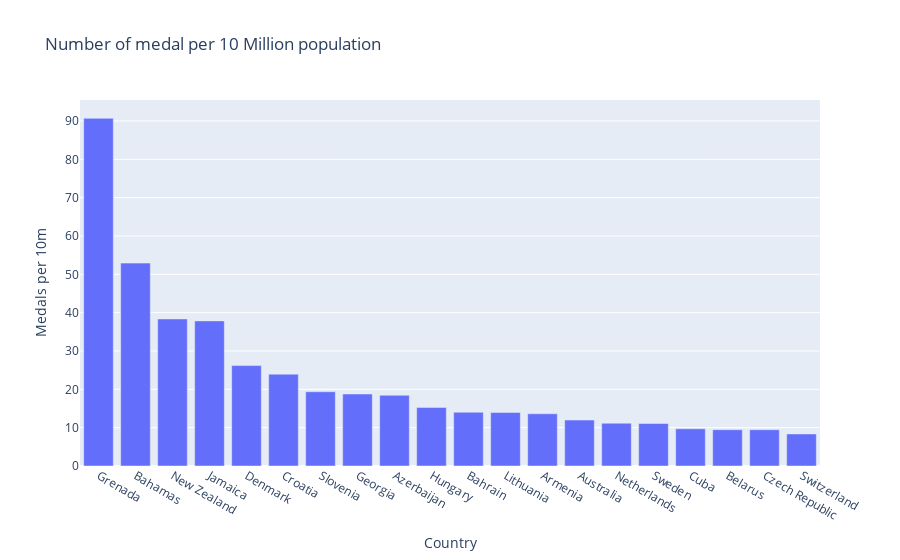

The notebook cell this image was saved under:
### Markdown cell above
We can now use a [bar chart](https://plotly.com/python/bar-charts/) to visualize the top countries by medals per capita!

### Code cell
# Create a column chart by medal per capita
fig = px.bar(
    top_countries,
    x = "team_clean",
    y="per_10m",
    labels= {"team_clean": "Country", "per_10m": "Medals per 10m"},
    title= "Number of medal per 10 Million population"
)

fig.show()

### Figure 1 — Plotly figure (JSON) as saved in the notebook; plotly's stock layout.template omitted (floating-point values rounded to 4 significant figures)
{"data": [{"alignmentgroup": "True", "hovertemplate": "Country=%{x}<br>Medals per 10m=%{y}<extra></extra>", "legendgroup": "", "marker": {"color": "#636efa", "pattern": {"shape": ""}}, "name": "", "offsetgroup": "", "orientation": "v", "showlegend": false, "textposition": "auto", "x": ["Grenada", "Bahamas", "New Zealand", "Jamaica", "Denmark", "Croatia", "Slovenia", "Georgia", "Azerbaijan", "Hungary", "Bahrain", "Lithuania", "Armenia", "Australia", "Netherlands", "Sweden", "Cuba", "Belarus", "Czech Republic", "Switzerland"], "xaxis": "x", "y": [90.69, 52.92, 38.35, 37.85, 26.19, 23.96, 19.37, 18.78, 18.45, 15.28, 14.03, 13.95, 13.62, 11.99, 11.16, 11.09, 9.704, 9.472, 9.464, 8.36], "yaxis": "y", "type": "bar"}], "layout": {"xaxis": {"anchor": "y", "domain": [0, 1], "title": {"text": "Country"}}, "yaxis": {"anchor": "x", "domain": [0, 1], "title": {"text": "Medals per 10m"}}, "legend": {"tracegroupgap": 0}, "title": {"text": "Number of medal per 10 Million population"}, "barmode": "relative"}}
